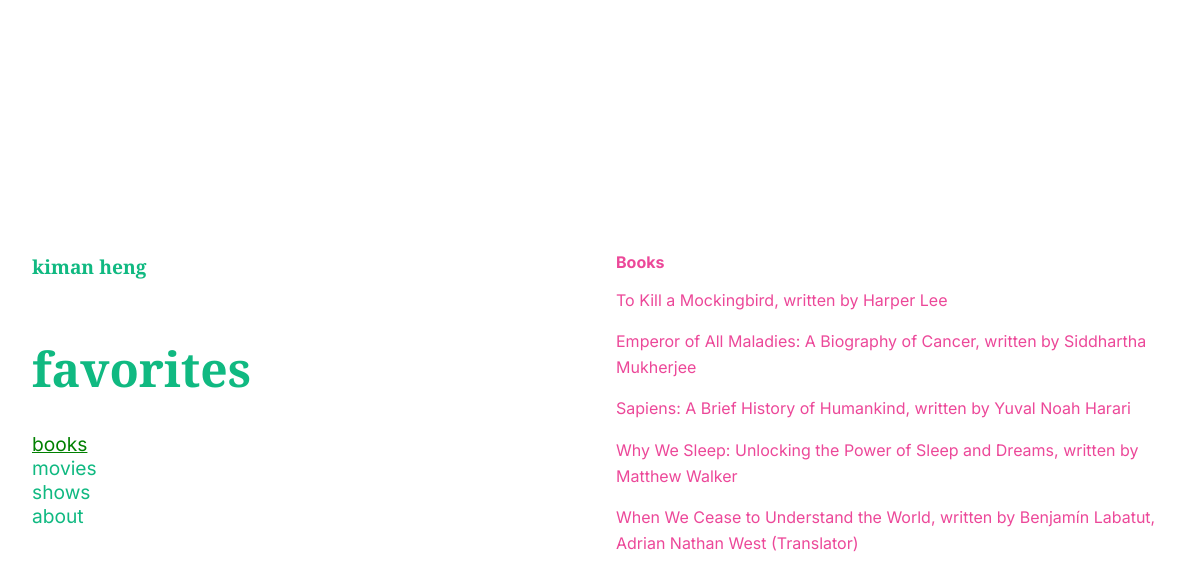
/books, run on the app's committed database.
### tables this page shows
CREATE TABLE books (
    id INTEGER PRIMARY KEY AUTOINCREMENT,
    title TEXT NOT NULL,
    author TEXT NOT NULL
);

### app.py (the view)
@app.route('/books')
def books():
    conn = get_db_connection()
    books = conn.execute('SELECT * FROM books').fetchall()
    conn.close()
    return render_template('books.html', books=books)

### app.py (called while the page is built)
def get_db_connection():
    conn = sqlite3.connect('favorites.db')
    conn.row_factory = sqlite3.Row
    return conn

### templates/books.html
{% extends 'layout.html' %} {% block content %}
<div class="right_column">
  <div class="title">
    <p>Books</p>
  </div>
  {% for book in books %}
  <p class="text">{{ book.title }}, written by {{ book.author }}</p>
  {% endfor %}
</div>
{% endblock %}

### static/css/style.css (style rules this page uses)
body { font-family: "Inter", sans-serif; }
body { margin: 0; }
.text { color: #ec4899; line-height: 1.6; }
.title { color: #ec4899; font-weight: bold; margin-top: 1.5rem; }

### data on the page
books: title "To Kill a Mockingbird", author "Harper Lee"
books: title "Emperor of All Maladies: A Biography of Cancer", author "Siddhartha Mukherjee"
books: title "Sapiens: A Brief History of Humankind", author "Yuval Noah Harari"
books: title "Why We Sleep: Unlocking the Power of Sleep and Dreams", author "Matthew Walker"
books: title "When We Cease to Understand the World", author "Benjamín Labatut, Adrian Nathan West (Translator)"
